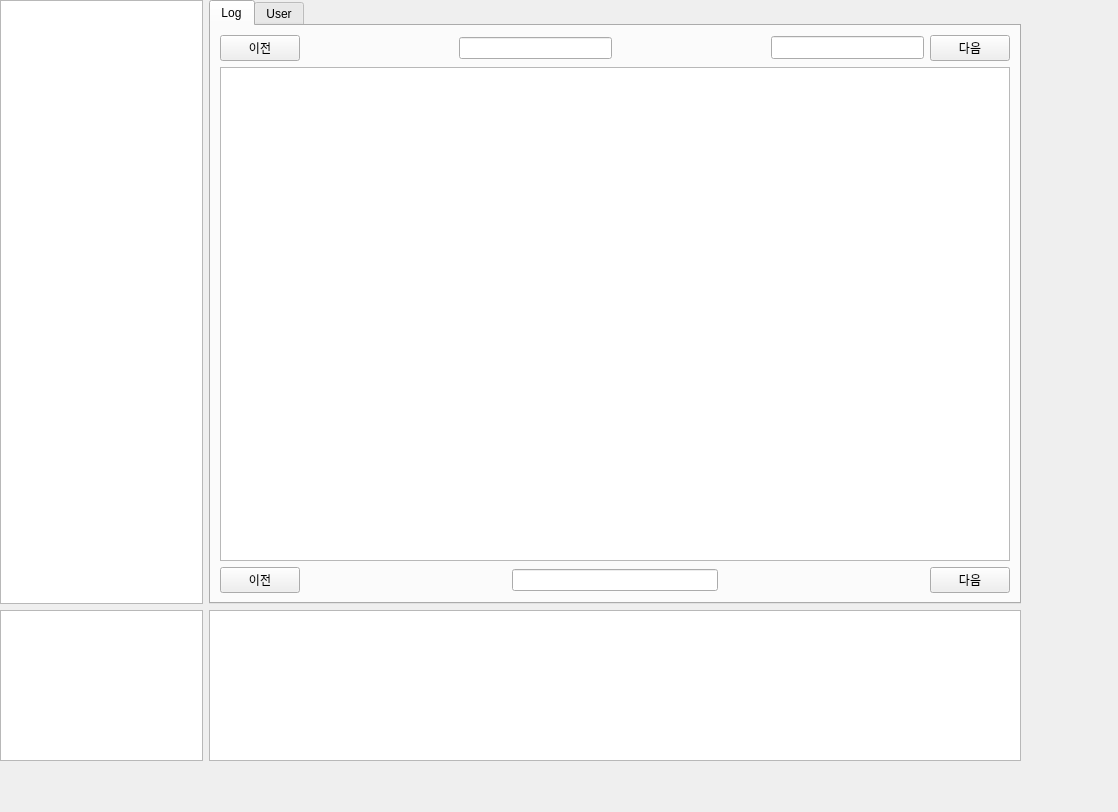
<?xml version="1.0" encoding="UTF-8"?>
<ui version="4.0">
 <class>logMonForm</class>
 <widget class="QWidget" name="logMonForm">
  <property name="geometry">
   <rect>
    <x>0</x>
    <y>0</y>
    <width>1118</width>
    <height>812</height>
   </rect>
  </property>
  <property name="sizePolicy">
   <sizepolicy hsizetype="Preferred" vsizetype="Preferred">
    <horstretch>0</horstretch>
    <verstretch>0</verstretch>
   </sizepolicy>
  </property>
  <property name="windowTitle">
   <string>Form</string>
  </property>
  <widget class="QWidget" name="gridLayoutWidget">
   <property name="geometry">
    <rect>
     <x>0</x>
     <y>0</y>
     <width>1021</width>
     <height>761</height>
    </rect>
   </property>
   <layout class="QGridLayout" name="gridLayout" rowstretch="8,0,2" columnstretch="2,8">
    <item row="2" column="1">
     <widget class="QTextEdit" name="logEdit">
      <property name="styleSheet">
       <string notr="true"/>
      </property>
     </widget>
    </item>
    <item row="0" column="0">
     <widget class="QListView" name="msgListView">
      <property name="editTriggers">
       <set>QAbstractItemView::NoEditTriggers</set>
      </property>
     </widget>
    </item>
    <item row="0" column="1">
     <widget class="QTabWidget" name="tabWidget">
      <property name="currentIndex">
       <number>0</number>
      </property>
      <widget class="QWidget" name="logTab_2">
       <attribute name="title">
        <string>Log</string>
       </attribute>
       <layout class="QVBoxLayout" name="verticalLayout_3">
        <item>
         <layout class="QHBoxLayout" name="horizontalLayout_3">
          <item>
           <widget class="QPushButton" name="beforeBtn">
            <property name="text">
             <string>이전</string>
            </property>
           </widget>
          </item>
          <item>
           <spacer name="horizontalSpacer_5">
            <property name="orientation">
             <enum>Qt::Horizontal</enum>
            </property>
            <property name="sizeHint" stdset="0">
             <size>
              <width>40</width>
              <height>20</height>
             </size>
            </property>
           </spacer>
          </item>
          <item>
           <widget class="QLineEdit" name="pageEdit">
            <property name="alignment">
             <set>Qt::AlignCenter</set>
            </property>
            <property name="readOnly">
             <bool>true</bool>
            </property>
           </widget>
          </item>
          <item>
           <spacer name="horizontalSpacer_6">
            <property name="orientation">
             <enum>Qt::Horizontal</enum>
            </property>
            <property name="sizeHint" stdset="0">
             <size>
              <width>40</width>
              <height>20</height>
             </size>
            </property>
           </spacer>
          </item>
          <item>
           <widget class="QLineEdit" name="todayEdit">
            <property name="font">
             <font>
              <pointsize>10</pointsize>
             </font>
            </property>
            <property name="alignment">
             <set>Qt::AlignCenter</set>
            </property>
            <property name="readOnly">
             <bool>false</bool>
            </property>
           </widget>
          </item>
          <item>
           <widget class="QPushButton" name="nextBtn">
            <property name="text">
             <string>다음</string>
            </property>
           </widget>
          </item>
         </layout>
        </item>
        <item>
         <widget class="QTableView" name="logTableView">
          <property name="editTriggers">
           <set>QAbstractItemView::NoEditTriggers</set>
          </property>
          <property name="alternatingRowColors">
           <bool>true</bool>
          </property>
          <property name="selectionBehavior">
           <enum>QAbstractItemView::SelectRows</enum>
          </property>
          <attribute name="horizontalHeaderDefaultSectionSize">
           <number>50</number>
          </attribute>
          <attribute name="verticalHeaderVisible">
           <bool>false</bool>
          </attribute>
         </widget>
        </item>
        <item>
         <layout class="QHBoxLayout" name="horizontalLayout_4">
          <item>
           <widget class="QPushButton" name="beforeBtn2">
            <property name="text">
             <string>이전</string>
            </property>
           </widget>
          </item>
          <item>
           <spacer name="horizontalSpacer_7">
            <property name="orientation">
             <enum>Qt::Horizontal</enum>
            </property>
            <property name="sizeHint" stdset="0">
             <size>
              <width>40</width>
              <height>20</height>
             </size>
            </property>
           </spacer>
          </item>
          <item>
           <widget class="QLineEdit" name="pageLineEdit_4">
            <property name="alignment">
             <set>Qt::AlignCenter</set>
            </property>
            <property name="readOnly">
             <bool>true</bool>
            </property>
           </widget>
          </item>
          <item>
           <spacer name="horizontalSpacer_8">
            <property name="orientation">
             <enum>Qt::Horizontal</enum>
            </property>
            <property name="sizeHint" stdset="0">
             <size>
              <width>40</width>
              <height>20</height>
             </size>
            </property>
           </spacer>
          </item>
          <item>
           <widget class="QPushButton" name="nextBtn2">
            <property name="text">
             <string>다음</string>
            </property>
           </widget>
          </item>
         </layout>
        </item>
       </layout>
      </widget>
      <widget class="QWidget" name="userTab">
       <attribute name="title">
        <string>User</string>
       </attribute>
       <layout class="QVBoxLayout" name="verticalLayout_2"/>
      </widget>
     </widget>
    </item>
    <item row="2" column="0">
     <layout class="QVBoxLayout" name="verticalLayout">
      <item>
       <widget class="QTextEdit" name="scrapLogEdit"/>
      </item>
     </layout>
    </item>
   </layout>
  </widget>
 </widget>
 <resources/>
 <connections>
  <connection>
   <sender>pageEdit</sender>
   <signal>textChanged(QString)</signal>
   <receiver>pageLineEdit_4</receiver>
   <slot>setText(QString)</slot>
   <hints>
    <hint type="sourcelabel">
     <x>497</x>
     <y>51</y>
    </hint>
    <hint type="destinationlabel">
     <x>707</x>
     <y>582</y>
    </hint>
   </hints>
  </connection>
 </connections>
</ui>
